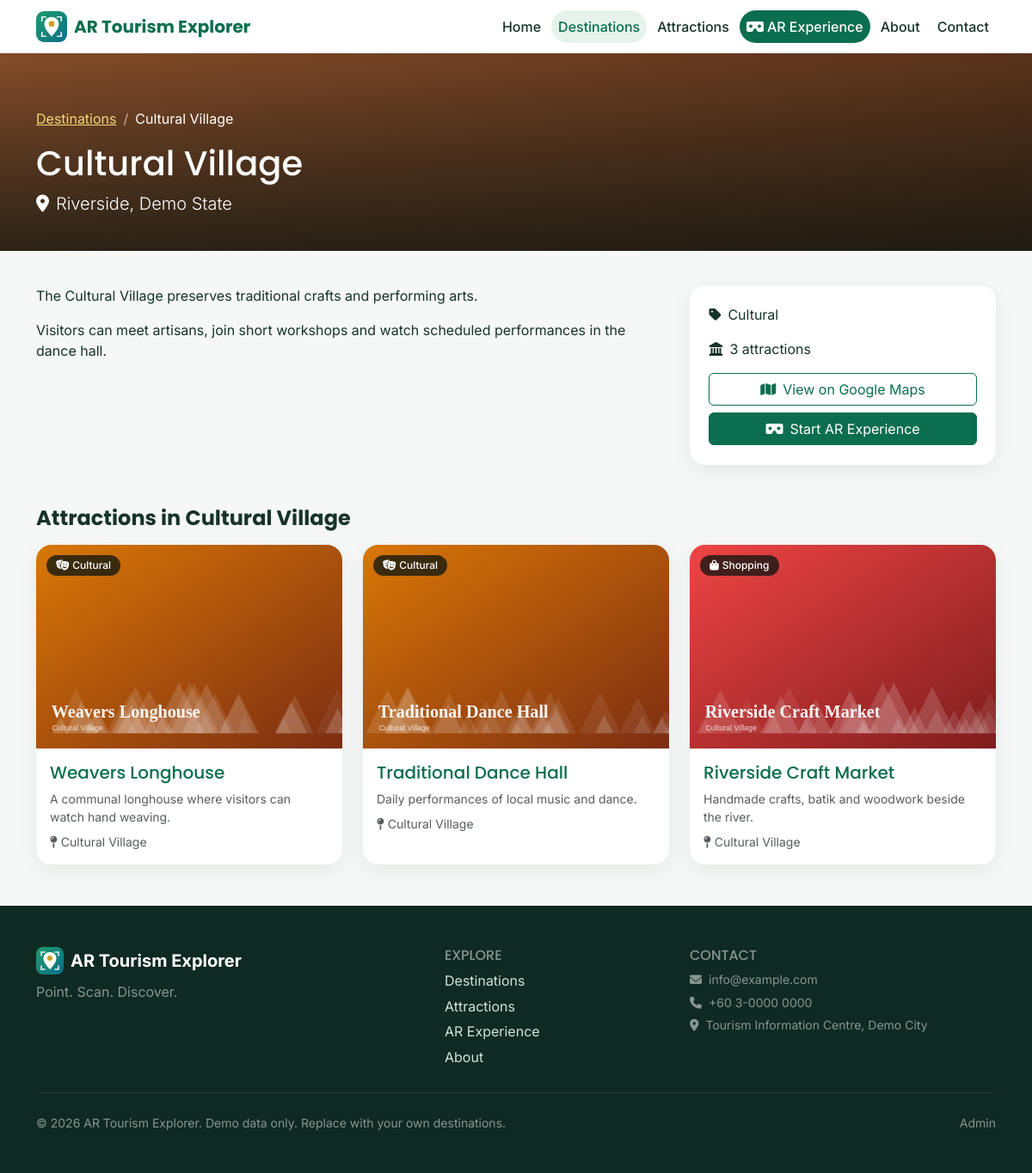
The app's page /destination.php?slug=cultural-village with its own data.
### tables this page shows
CREATE TABLE IF NOT EXISTS destinations (
  id                INT UNSIGNED NOT NULL AUTO_INCREMENT,
  category_id       INT UNSIGNED NULL,
  name              VARCHAR(150) NOT NULL,
  slug              VARCHAR(180) NOT NULL,
  short_description VARCHAR(300) NOT NULL DEFAULT '',
  full_description  TEXT NULL,
  cover_image       VARCHAR(255) NULL,
  location          VARCHAR(200) NOT NULL DEFAULT '',
  latitude          DECIMAL(10,7) NULL,
  longitude         DECIMAL(10,7) NULL,
  maps_url          VARCHAR(500) NULL,
  featured          TINYINT(1) NOT NULL DEFAULT 0,
  status            ENUM('active','inactive') NOT NULL DEFAULT 'active',
  created_at        TIMESTAMP NOT NULL DEFAULT CURRENT_TIMESTAMP,
  updated_at        TIMESTAMP NOT NULL DEFAULT CURRENT_TIMESTAMP ON UPDATE CURRENT_TIMESTAMP,
  PRIMARY KEY (id),
  UNIQUE KEY uq_destinations_slug (slug),
  KEY idx_destinations_status_featured (status, featured),
  KEY idx_destinations_name (name),
  CONSTRAINT fk_destinations_category FOREIGN KEY (category_id) REFERENCES categories (id) ON DELETE SET NULL
);

CREATE TABLE IF NOT EXISTS categories (
  id         INT UNSIGNED NOT NULL AUTO_INCREMENT,
  name       VARCHAR(80) NOT NULL,
  slug       VARCHAR(100) NOT NULL,
  icon       VARCHAR(40) NOT NULL DEFAULT 'fa-landmark',
  status     ENUM('active','inactive') NOT NULL DEFAULT 'active',
  created_at TIMESTAMP NOT NULL DEFAULT CURRENT_TIMESTAMP,
  PRIMARY KEY (id),
  UNIQUE KEY uq_categories_slug (slug)
);

CREATE TABLE IF NOT EXISTS attractions (
  id                INT UNSIGNED NOT NULL AUTO_INCREMENT,
  destination_id    INT UNSIGNED NOT NULL,
  category_id       INT UNSIGNED NULL,
  name              VARCHAR(150) NOT NULL,
  slug              VARCHAR(180) NOT NULL,
  short_description VARCHAR(300) NOT NULL DEFAULT '',
  full_description  TEXT NULL,
  main_image        VARCHAR(255) NULL,
  youtube_url       VARCHAR(500) NULL,
  youtube_id        VARCHAR(20) NULL,
  website_url       VARCHAR(500) NULL,
  maps_url          VARCHAR(500) NULL,
  latitude          DECIMAL(10,7) NULL,
  longitude         DECIMAL(10,7) NULL,
  opening_hours     VARCHAR(255) NULL,
  entry_info        VARCHAR(255) NULL,
  display_order     INT NOT NULL DEFAULT 0,
  featured          TINYINT(1) NOT NULL DEFAULT 0,
  views             INT UNSIGNED NOT NULL DEFAULT 0,
  status            ENUM('active','inactive') NOT NULL DEFAULT 'active',
  created_at        TIMESTAMP NOT NULL DEFAULT CURRENT_TIMESTAMP,
  updated_at        TIMESTAMP NOT NULL DEFAULT CURRENT_TIMESTAMP ON UPDATE CURRENT_TIMESTAMP,
  PRIMARY KEY (id),
  UNIQUE KEY uq_attractions_slug (slug),
  KEY idx_attractions_destination_status (destination_id, status),
  KEY idx_attractions_category (category_id),
  KEY idx_attractions_name (name),
  KEY idx_attractions_views (views),
  CONSTRAINT fk_attractions_destination FOREIGN KEY (destination_id) REFERENCES destinations (id) ON DELETE CASCADE,
  CONSTRAINT fk_attractions_category FOREIGN KEY (category_id) REFERENCES categories (id) ON DELETE SET NULL
);

### includes/database.php (called while the page is built, shortened)
<?php
function db(): PDO
{
    static $pdo = null;
    if ($pdo instanceof PDO) {
        return $pdo;
    }
    $dsn = sprintf('mysql:host=%s;port=%s;dbname=%s;charset=%s', DB_HOST, DB_PORT, DB_NAME, DB_CHARSET);
    $pdo = new PDO($dsn, DB_USER, DB_PASS, [
        PDO::ATTR_ERRMODE            => PDO::ERRMODE_EXCEPTION,
        PDO::ATTR_DEFAULT_FETCH_MODE => PDO::FETCH_ASSOC,
        PDO::ATTR_EMULATE_PREPARES   => false,
    ]);
    return $pdo;
}
function db_all(string $sql, array $params = []): array
{
    $stmt = db()->prepare($sql);
    $stmt->execute($params);
    return $stmt->fetchAll();
}
function db_one(string $sql, array $params = []): ?array
{
    $stmt = db()->prepare($sql);
    $stmt->execute($params);
    $row = $stmt->fetch();
    return $row === false ? null : $row;
}
function db_val(string $sql, array $params = [])
{
    $stmt = db()->prepare($sql);
    $stmt->execute($params);
    $val = $stmt->fetchColumn();
    return $val === false ? null : $val;
}

### includes/repositories/destinations.php (called while the page is built, shortened)
<?php
function destination_by_slug(string $slug): ?array
{
    return db_one("SELECT d.*, c.name AS category_name, c.icon AS category_icon FROM destinations d
                   LEFT JOIN categories c ON c.id = d.category_id WHERE d.slug = ? AND d.status = 'active'", [$slug]);
}

### includes/repositories/attractions.php (called while the page is built, shortened)
<?php
function attractions_query(array $f, int $page, int $perPage, bool $publicOnly): array
{
    $where = [];
    $params = [];
    if ($publicOnly) {
        $where[] = "a.status = 'active' AND d.status = 'active'";
    } elseif (!empty($f['status']) && in_array($f['status'], ['active', 'inactive'], true)) {
        $where[] = 'a.status = ?';
        $params[] = $f['status'];
    }
    if (!empty($f['destination_id'])) {
        $where[] = 'a.destination_id = ?';
        $params[] = (int) $f['destination_id'];
    }
    $w = $where ? 'WHERE ' . implode(' AND ', $where) : '';
    $orderMap = ['popular' => 'a.views DESC, a.name', 'recent' => 'a.updated_at DESC', 'default' => 'd.name, a.display_order, a.name'];
    $order = $orderMap[$f['order'] ?? 'default'] ?? $orderMap['default'];
    $total = (int) db_val('SELECT COUNT(*) FROM attractions a JOIN destinations d ON d.id = a.destination_id LEFT JOIN categories c ON c.id = a.category_id ' . $w, $params);
    $pg = paginate($total, $perPage, $page);
    $limit = (int) $pg['per_page'];
    $offset = (int) $pg['offset'];
    $rows = db_all(ATTRACTION_SELECT . " $w ORDER BY $order LIMIT $limit OFFSET $offset", $params);
    return ['rows' => $rows, 'pg' => $pg];
}

### destination.php (the view, shortened to what this page needs)
<?php
require_once __DIR__ . '/includes/partials/cards.php';
$dest = destination_by_slug(input('slug'));
$attractions = attractions_query(['destination_id' => (int) $dest['id']], 1, 60, true)['rows'];
$mapUrl = map_link($dest);
require __DIR__ . '/includes/header.php';
?>
<header class="detail-hero" style="background-image:url('<?= e(image_url($dest['cover_image'])) ?>')">
  <div class="container"><nav aria-label="breadcrumb"><ol class="breadcrumb"><li class="breadcrumb-item"><a href="<?= e(url('destinations.php')) ?>">Destinations</a></li><li class="breadcrumb-item active"><?= e($dest['name']) ?></li></ol></nav>
    <h1><?= e($dest['name']) ?></h1>
    <p class="lead mb-0"><i class="fa-solid fa-location-dot me-2"></i><?= e($dest['location']) ?></p></div>
</header>
<div class="container section">
  <div class="row g-4">
    <div class="col-lg-8"><?= paragraphs($dest['full_description'] ?: $dest['short_description']) ?></div>
    <div class="col-lg-4">
      <div class="info-box">
        <?php if ($dest['category_name']): ?><p><i class="fa-solid fa-tag me-2"></i><?= e($dest['category_name']) ?></p><?php endif; ?>
        <p><i class="fa-solid fa-landmark me-2"></i><?= count($attractions) ?> attractions</p>
        <?php if ($mapUrl): ?><a class="btn btn-outline-success w-100 mb-2" target="_blank" rel="noopener noreferrer" href="<?= e($mapUrl) ?>"><i class="fa-solid fa-map me-2"></i>View on Google Maps</a><?php endif; ?>
        <a class="btn btn-success w-100" href="<?= e(url('ar.php')) ?>"><i class="fa-solid fa-vr-cardboard me-2"></i>Start AR Experience</a>
      </div>
    </div>
  </div>
  <h2 class="section-title mt-5">Attractions in <?= e($dest['name']) ?></h2>
  <div class="row g-4"><?php foreach ($attractions as $a): ?><div class="col-sm-6 col-lg-4"><?= render_attraction_card($a) ?></div><?php endforeach; ?></div>
</div>
<?php require __DIR__ . '/includes/footer.php';

### includes/functions.php (shortened to what this page needs)
<?php
function e(?string $value): string
{
    return htmlspecialchars((string) $value, ENT_QUOTES | ENT_SUBSTITUTE, 'UTF-8');
}
function app_base_path(): string
{
    static $path = null;
    if ($path !== null) {
        return $path;
    }
    $root = str_replace('\\', '/', (string) realpath(APP_ROOT));
    $doc  = str_replace('\\', '/', (string) realpath((string) ($_SERVER['DOCUMENT_ROOT'] ?? '')));
    if ($doc !== '' && strpos($root, $doc) === 0) {
        $path = rtrim(substr($root, strlen($doc)), '/');
    } else {
        $script = str_replace('\\', '/', (string) ($_SERVER['SCRIPT_NAME'] ?? ''));
        $path = preg_replace('#/(admin|api|install)(/.*)?$#', '', dirname($script)) ?? '';
        $path = rtrim($path === '.' ? '' : $path, '/');
    }
    return $path;
}
function url(string $path = ''): string
{
    return app_base_path() . '/' . ltrim($path, '/');
}
function asset(string $relative): string
{
    $file = APP_ROOT . '/assets/' . ltrim($relative, '/');
    $ver  = is_file($file) ? (string) filemtime($file) : '1';
    return url('assets/' . ltrim($relative, '/')) . '?v=' . $ver;
}
function image_url(?string $path, string $fallback = 'images/placeholder.svg'): string
{
    $path = ltrim((string) $path, '/');
    return asset($path);
}
function input(string $key, string $default = ''): string
{
    $value = $_POST[$key] ?? $_GET[$key] ?? $default;
    return is_string($value) ? trim($value) : $default;
}
function short_text(?string $text, int $length = 120): string
{
    $text = trim(strip_tags((string) $text));
    if (mb_strlen($text) <= $length) {
        return $text;
    }
    return rtrim(mb_substr($text, 0, $length - 1)) . '…';
}
function paragraphs(?string $text): string
{
    $parts = preg_split('/\R{2,}/', trim((string) $text)) ?: [];
    $out = '';
    foreach ($parts as $p) {
        if ($p !== '') {
            $out .= '<p>' . nl2br(e($p)) . '</p>';
        }
    }
    return $out;
}
function map_link(array $row): ?string
{
    if (isset($row['latitude'], $row['longitude']) && $row['latitude'] !== null && $row['longitude'] !== null) {
        return 'https://www.google.com/maps/search/?api=1&query=' . rawurlencode($row['latitude'] . ',' . $row['longitude']);
    }
    return null;
}
function paginate(int $total, int $perPage, int $page): array
{
    $pages = max(1, (int) ceil($total / max(1, $perPage)));
    $page  = min(max(1, $page), $pages);
    return ['total' => $total, 'per_page' => $perPage, 'pages' => $pages, 'page' => $page, 'offset' => ($page - 1) * $perPage];
}

### includes/partials/cards.php (shortened to what this page needs)
    <?php return (string) ob_get_clean();
function render_attraction_card(array $a): string
{
    $href = url('attraction.php?slug=' . rawurlencode($a['slug']));
    ob_start(); ?>
    <article class="card h-100 tour-card">
      <a href="<?= e($href) ?>" class="tour-card-img">
        <img src="<?= e(image_url($a['main_image'])) ?>" alt="<?= e($a['name']) ?>" loading="lazy" width="600" height="400">
        <?php if (!empty($a['category_name'])): ?><span class="badge tour-badge"><i class="fa-solid <?= e($a['category_icon'] ?? 'fa-landmark') ?> me-1"></i><?= e($a['category_name']) ?></span><?php endif; ?>
      </a>
      <div class="card-body">
        <h3 class="h5 card-title"><a href="<?= e($href) ?>" class="stretched-link text-decoration-none"><?= e($a['name']) ?></a></h3>
        <p class="card-text text-muted small mb-2"><?= e(short_text($a['short_description'], 100)) ?></p>
        <div class="small text-muted"><i class="fa-solid fa-map-pin me-1"></i><?= e($a['destination_name']) ?></div>
      </div>
    </article>
    <?php return (string) ob_get_clean();
}

### assets/css/site.css (style rules this page uses)
:root { --green:#0b6e4f;--green-2:#1f9d6b;--blue:#0b6e8c;--gold:#c9a227;--ink:#17332a;--bg:#f5f8f6;--radius:18px }
body.site { font-family:Inter,system-ui,sans-serif;color:var(--ink);background:var(--bg) }
h1,h2,h3,h4,h5,.navbar-brand { font-family:Poppins,Inter,sans-serif }
a { color:var(--green) }
.btn-success { background:var(--green);border-color:var(--green) }
.btn-outline-success { color:var(--green);border-color:var(--green) }
.section { padding-top:2.5rem }
.section-title { font-size:1.5rem;font-weight:700;margin-bottom:1rem }
.tour-card { border:0;border-radius:var(--radius);overflow:hidden;box-shadow:0 6px 22px rgba(23,51,42,.08);transition:transform .2s,box-shadow .2s }
.tour-card-img { position:relative;display:block;aspect-ratio:3/2;overflow:hidden;background:#dfe9e3 }
.tour-card-img img { width:100%;height:100%;object-fit:cover;transition:transform .4s }
.tour-badge { position:absolute;left:.75rem;top:.75rem;background:rgba(10,20,17,.75);font-weight:500;padding:.4rem .7rem;border-radius:999px }
.detail-hero { background:#0b3d33 center/cover no-repeat;color:#fff;padding:4rem 0 2.5rem;position:relative }
.detail-hero::before { content:"";position:absolute;inset:0;background:linear-gradient(rgba(10,20,17,.35),rgba(10,20,17,.8)) }
.detail-hero .container { position:relative }
.detail-hero .breadcrumb { --bs-breadcrumb-divider-color:#fff9 }
.detail-hero a { color:#f4d675 }
.detail-hero .breadcrumb-item.active { color:#fff }
.info-box { background:#fff;border-radius:var(--radius);padding:1.4rem;box-shadow:0 6px 22px rgba(23,51,42,.08) }

### records on screen
destinations: cover_image (picture), name "Cultural Village", location "Riverside, Demo State", full_description "The Cultural Village preserves traditional crafts and performing arts.", full_description "Visitors can meet artisans, join short workshops and watch scheduled performances in the dance hall.", category.name "Cultural", id "3"
attractions: main_image (picture), category.name "Cultural", name "Weavers Longhouse", short_description "A communal longhouse where visitors can watch hand weaving.", destination.name "Cultural Village"
attractions: main_image (picture), category.name "Cultural", name "Traditional Dance Hall", short_description "Daily performances of local music and dance.", destination.name "Cultural Village"
attractions: main_image (picture), category.name "Shopping", name "Riverside Craft Market", short_description "Handmade crafts, batik and woodwork beside the river.", destination.name "Cultural Village"

### other values on screen
$siteName "AR Tourism Explorer"
$label "Home"
$label "Destinations"
$label "Attractions"
$label "AR Experience"
$label "About"
$label "Contact"
setting('site_name', APP_NAME) "AR Tourism Explorer"
setting('tagline') "Point. Scan. Discover."
setting('contact_email') "info@example.com"
setting('contact_phone') "+60 3-0000 0000"
setting('contact_address') "Tourism Information Centre, Demo City"
setting('footer_text') "Demo data only. Replace with your own destinations."
